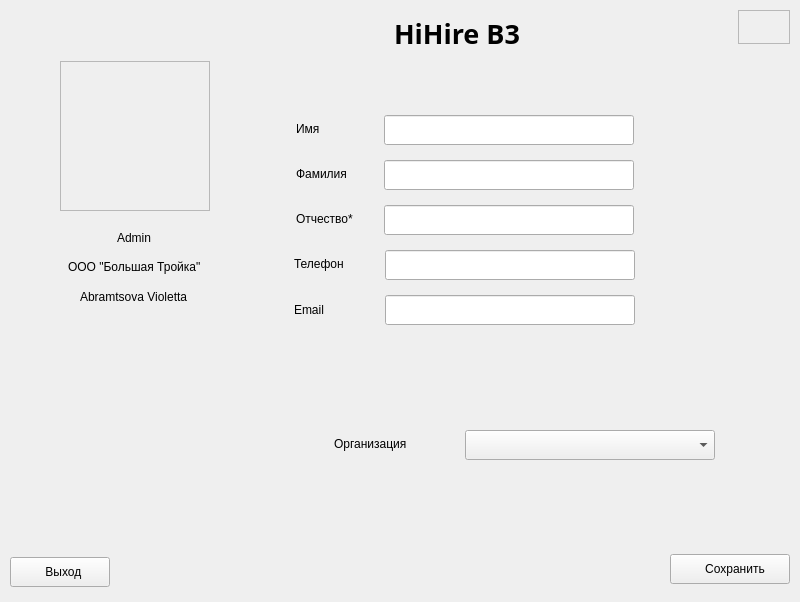
<?xml version="1.0" encoding="UTF-8"?>
<ui version="4.0">
 <class>ProfileWindow</class>
 <widget class="QMainWindow" name="ProfileWindow">
  <property name="enabled">
   <bool>true</bool>
  </property>
  <property name="geometry">
   <rect>
    <x>0</x>
    <y>0</y>
    <width>800</width>
    <height>602</height>
   </rect>
  </property>
  <property name="minimumSize">
   <size>
    <width>800</width>
    <height>0</height>
   </size>
  </property>
  <property name="maximumSize">
   <size>
    <width>800</width>
    <height>16777215</height>
   </size>
  </property>
  <property name="mouseTracking">
   <bool>false</bool>
  </property>
  <property name="windowTitle">
   <string>MainWindow</string>
  </property>
  <property name="styleSheet">
   <string notr="true"/>
  </property>
  <widget class="QWidget" name="centralwidget">
   <property name="minimumSize">
    <size>
     <width>800</width>
     <height>602</height>
    </size>
   </property>
   <property name="maximumSize">
    <size>
     <width>800</width>
     <height>16777215</height>
    </size>
   </property>
   <layout class="QHBoxLayout" name="horizontalLayout">
    <property name="spacing">
     <number>0</number>
    </property>
    <property name="leftMargin">
     <number>10</number>
    </property>
    <property name="topMargin">
     <number>10</number>
    </property>
    <property name="rightMargin">
     <number>10</number>
    </property>
    <property name="bottomMargin">
     <number>10</number>
    </property>
    <item>
     <widget class="QWidget" name="leftMenuP" native="true">
      <property name="minimumSize">
       <size>
        <width>250</width>
        <height>0</height>
       </size>
      </property>
      <property name="maximumSize">
       <size>
        <width>250</width>
        <height>16777215</height>
       </size>
      </property>
      <property name="styleSheet">
       <string notr="true"/>
      </property>
      <layout class="QVBoxLayout" name="verticalLayout">
       <property name="spacing">
        <number>0</number>
       </property>
       <property name="leftMargin">
        <number>0</number>
       </property>
       <property name="topMargin">
        <number>0</number>
       </property>
       <property name="rightMargin">
        <number>0</number>
       </property>
       <property name="bottomMargin">
        <number>5</number>
       </property>
       <item alignment="Qt::AlignLeft|Qt::AlignTop">
        <widget class="QWidget" name="back" native="true">
         <property name="minimumSize">
          <size>
           <width>46</width>
           <height>42</height>
          </size>
         </property>
         <layout class="QVBoxLayout" name="verticalLayout_2">
          <property name="spacing">
           <number>0</number>
          </property>
          <property name="leftMargin">
           <number>1</number>
          </property>
          <property name="topMargin">
           <number>5</number>
          </property>
          <property name="rightMargin">
           <number>0</number>
          </property>
          <property name="bottomMargin">
           <number>5</number>
          </property>
         </layout>
        </widget>
       </item>
       <item>
        <widget class="QWidget" name="widget_4" native="true">
         <layout class="QVBoxLayout" name="verticalLayout_5">
          <item alignment="Qt::AlignHCenter|Qt::AlignVCenter">
           <widget class="QFrame" name="frame">
            <property name="minimumSize">
             <size>
              <width>150</width>
              <height>150</height>
             </size>
            </property>
            <property name="maximumSize">
             <size>
              <width>150</width>
              <height>150</height>
             </size>
            </property>
            <property name="frameShape">
             <enum>QFrame::StyledPanel</enum>
            </property>
            <property name="frameShadow">
             <enum>QFrame::Raised</enum>
            </property>
            <layout class="QVBoxLayout" name="verticalLayout_3">
             <item alignment="Qt::AlignHCenter|Qt::AlignVCenter">
              <widget class="QLabel" name="profilePic">
               <property name="minimumSize">
                <size>
                 <width>140</width>
                 <height>140</height>
                </size>
               </property>
               <property name="maximumSize">
                <size>
                 <width>140</width>
                 <height>140</height>
                </size>
               </property>
               <property name="text">
                <string/>
               </property>
               <property name="scaledContents">
                <bool>false</bool>
               </property>
              </widget>
             </item>
            </layout>
           </widget>
          </item>
          <item alignment="Qt::AlignHCenter">
           <widget class="QWidget" name="widget" native="true">
            <property name="minimumSize">
             <size>
              <width>0</width>
              <height>100</height>
             </size>
            </property>
            <layout class="QVBoxLayout" name="verticalLayout_4">
             <item alignment="Qt::AlignHCenter">
              <widget class="QLabel" name="roleLabel">
               <property name="text">
                <string>Admin</string>
               </property>
              </widget>
             </item>
             <item alignment="Qt::AlignHCenter">
              <widget class="QLabel" name="organizationLabel">
               <property name="text">
                <string>ООО &quot;Большая Тройка&quot;</string>
               </property>
              </widget>
             </item>
             <item alignment="Qt::AlignHCenter">
              <widget class="QLabel" name="fioLabel">
               <property name="text">
                <string>Abramtsova Violetta</string>
               </property>
              </widget>
             </item>
            </layout>
           </widget>
          </item>
          <item>
           <spacer name="verticalSpacer">
            <property name="orientation">
             <enum>Qt::Vertical</enum>
            </property>
            <property name="sizeHint" stdset="0">
             <size>
              <width>20</width>
              <height>40</height>
             </size>
            </property>
           </spacer>
          </item>
         </layout>
        </widget>
       </item>
       <item alignment="Qt::AlignLeft|Qt::AlignBottom">
        <widget class="QWidget" name="widget_2" native="true">
         <property name="minimumSize">
          <size>
           <width>100</width>
           <height>30</height>
          </size>
         </property>
         <property name="maximumSize">
          <size>
           <width>100</width>
           <height>30</height>
          </size>
         </property>
         <layout class="QHBoxLayout" name="horizontalLayout_12">
          <property name="spacing">
           <number>0</number>
          </property>
          <property name="leftMargin">
           <number>0</number>
          </property>
          <property name="topMargin">
           <number>0</number>
          </property>
          <property name="rightMargin">
           <number>0</number>
          </property>
          <property name="bottomMargin">
           <number>0</number>
          </property>
          <item>
           <widget class="QPushButton" name="exitBtn">
            <property name="minimumSize">
             <size>
              <width>100</width>
              <height>30</height>
             </size>
            </property>
            <property name="maximumSize">
             <size>
              <width>100</width>
              <height>30</height>
             </size>
            </property>
            <property name="text">
             <string>    Выход  </string>
            </property>
            <property name="icon">
             <iconset resource="../Qss/icons/_icons.qrc">
              <normaloff>:/feather/icons/feather/log-out.png</normaloff>:/feather/icons/feather/log-out.png</iconset>
            </property>
            <property name="iconSize">
             <size>
              <width>24</width>
              <height>24</height>
             </size>
            </property>
           </widget>
          </item>
         </layout>
        </widget>
       </item>
      </layout>
     </widget>
    </item>
    <item>
     <widget class="QWidget" name="leftBody" native="true">
      <property name="minimumSize">
       <size>
        <width>0</width>
        <height>0</height>
       </size>
      </property>
      <property name="maximumSize">
       <size>
        <width>16777215</width>
        <height>16777215</height>
       </size>
      </property>
      <layout class="QVBoxLayout" name="verticalLayout_10">
       <property name="spacing">
        <number>0</number>
       </property>
       <property name="leftMargin">
        <number>0</number>
       </property>
       <property name="topMargin">
        <number>0</number>
       </property>
       <property name="rightMargin">
        <number>0</number>
       </property>
       <property name="bottomMargin">
        <number>0</number>
       </property>
       <item alignment="Qt::AlignTop">
        <widget class="QWidget" name="headerProfile" native="true">
         <property name="maximumSize">
          <size>
           <width>550</width>
           <height>16777215</height>
          </size>
         </property>
         <property name="styleSheet">
          <string notr="true"/>
         </property>
         <layout class="QHBoxLayout" name="horizontalLayout_7">
          <property name="spacing">
           <number>5</number>
          </property>
          <property name="leftMargin">
           <number>5</number>
          </property>
          <property name="topMargin">
           <number>0</number>
          </property>
          <property name="rightMargin">
           <number>0</number>
          </property>
          <property name="bottomMargin">
           <number>5</number>
          </property>
          <item alignment="Qt::AlignRight">
           <widget class="QWidget" name="logoWidget" native="true">
            <property name="minimumSize">
             <size>
              <width>150</width>
              <height>0</height>
             </size>
            </property>
            <layout class="QHBoxLayout" name="horizontalLayout_11">
             <property name="spacing">
              <number>5</number>
             </property>
             <property name="leftMargin">
              <number>5</number>
             </property>
             <property name="topMargin">
              <number>5</number>
             </property>
             <property name="rightMargin">
              <number>5</number>
             </property>
             <property name="bottomMargin">
              <number>5</number>
             </property>
             <item alignment="Qt::AlignBottom">
              <widget class="QLabel" name="logoPic">
               <property name="maximumSize">
                <size>
                 <width>45</width>
                 <height>45</height>
                </size>
               </property>
               <property name="sizeIncrement">
                <size>
                 <width>0</width>
                 <height>0</height>
                </size>
               </property>
               <property name="text">
                <string/>
               </property>
               <property name="pixmap">
                <pixmap>../Qss/icons/logo.png</pixmap>
               </property>
               <property name="scaledContents">
                <bool>true</bool>
               </property>
               <property name="margin">
                <number>0</number>
               </property>
               <property name="indent">
                <number>-1</number>
               </property>
              </widget>
             </item>
             <item alignment="Qt::AlignLeft|Qt::AlignTop">
              <widget class="QLabel" name="logoName">
               <property name="maximumSize">
                <size>
                 <width>16777215</width>
                 <height>16777215</height>
                </size>
               </property>
               <property name="font">
                <font>
                 <family>Bahnschrift SemiBold</family>
                 <pointsize>20</pointsize>
                 <bold>true</bold>
                </font>
               </property>
               <property name="text">
                <string>HiHire B3</string>
               </property>
               <property name="margin">
                <number>5</number>
               </property>
              </widget>
             </item>
            </layout>
           </widget>
          </item>
          <item alignment="Qt::AlignRight|Qt::AlignTop">
           <widget class="QFrame" name="winBtnsWidgetP">
            <property name="frameShape">
             <enum>QFrame::StyledPanel</enum>
            </property>
            <property name="frameShadow">
             <enum>QFrame::Raised</enum>
            </property>
            <layout class="QHBoxLayout" name="horizontalLayout_8">
             <property name="spacing">
              <number>2</number>
             </property>
             <property name="leftMargin">
              <number>5</number>
             </property>
             <property name="topMargin">
              <number>5</number>
             </property>
             <property name="rightMargin">
              <number>5</number>
             </property>
             <property name="bottomMargin">
              <number>5</number>
             </property>
             <item>
              <widget class="QPushButton" name="closeBtnP">
               <property name="toolTip">
                <string>Закрыть</string>
               </property>
               <property name="text">
                <string/>
               </property>
               <property name="icon">
                <iconset resource="../Qss/icons/_icons.qrc">
                 <normaloff>:/feather/icons/feather/x.png</normaloff>:/feather/icons/feather/x.png</iconset>
               </property>
               <property name="iconSize">
                <size>
                 <width>16</width>
                 <height>16</height>
                </size>
               </property>
               <property name="flat">
                <bool>true</bool>
               </property>
              </widget>
             </item>
            </layout>
           </widget>
          </item>
         </layout>
        </widget>
       </item>
       <item alignment="Qt::AlignTop">
        <widget class="QWidget" name="mainContentsProfile" native="true">
         <property name="sizePolicy">
          <sizepolicy hsizetype="Preferred" vsizetype="Preferred">
           <horstretch>0</horstretch>
           <verstretch>0</verstretch>
          </sizepolicy>
         </property>
         <property name="maximumSize">
          <size>
           <width>16777215</width>
           <height>16777215</height>
          </size>
         </property>
         <layout class="QHBoxLayout" name="horizontalLayout_9">
          <property name="spacing">
           <number>5</number>
          </property>
          <property name="leftMargin">
           <number>5</number>
          </property>
          <property name="topMargin">
           <number>5</number>
          </property>
          <property name="rightMargin">
           <number>5</number>
          </property>
          <property name="bottomMargin">
           <number>5</number>
          </property>
          <item alignment="Qt::AlignVCenter">
           <widget class="QWidget" name="mainProfileCont" native="true">
            <property name="minimumSize">
             <size>
              <width>0</width>
              <height>460</height>
             </size>
            </property>
            <layout class="QVBoxLayout" name="verticalLayout_11">
             <property name="spacing">
              <number>0</number>
             </property>
             <property name="leftMargin">
              <number>20</number>
             </property>
             <property name="topMargin">
              <number>35</number>
             </property>
             <property name="rightMargin">
              <number>0</number>
             </property>
             <property name="bottomMargin">
              <number>65</number>
             </property>
             <item alignment="Qt::AlignLeft">
              <widget class="QWidget" name="firstnameWidget" native="true">
               <property name="minimumSize">
                <size>
                 <width>360</width>
                 <height>45</height>
                </size>
               </property>
               <property name="maximumSize">
                <size>
                 <width>360</width>
                 <height>45</height>
                </size>
               </property>
               <layout class="QHBoxLayout" name="horizontalLayout_2">
                <item>
                 <widget class="QLabel" name="label_5">
                  <property name="minimumSize">
                   <size>
                    <width>80</width>
                    <height>0</height>
                   </size>
                  </property>
                  <property name="maximumSize">
                   <size>
                    <width>80</width>
                    <height>16777215</height>
                   </size>
                  </property>
                  <property name="text">
                   <string>Имя</string>
                  </property>
                 </widget>
                </item>
                <item>
                 <widget class="QLineEdit" name="firstnameLineEdit">
                  <property name="minimumSize">
                   <size>
                    <width>250</width>
                    <height>30</height>
                   </size>
                  </property>
                  <property name="maximumSize">
                   <size>
                    <width>250</width>
                    <height>30</height>
                   </size>
                  </property>
                 </widget>
                </item>
               </layout>
              </widget>
             </item>
             <item alignment="Qt::AlignLeft">
              <widget class="QWidget" name="lastnameWidget" native="true">
               <property name="minimumSize">
                <size>
                 <width>360</width>
                 <height>45</height>
                </size>
               </property>
               <property name="maximumSize">
                <size>
                 <width>360</width>
                 <height>45</height>
                </size>
               </property>
               <layout class="QHBoxLayout" name="horizontalLayout_3">
                <item>
                 <widget class="QLabel" name="label_6">
                  <property name="minimumSize">
                   <size>
                    <width>80</width>
                    <height>0</height>
                   </size>
                  </property>
                  <property name="maximumSize">
                   <size>
                    <width>80</width>
                    <height>16777215</height>
                   </size>
                  </property>
                  <property name="text">
                   <string>Фамилия</string>
                  </property>
                 </widget>
                </item>
                <item>
                 <widget class="QLineEdit" name="lastnameLineEdit">
                  <property name="minimumSize">
                   <size>
                    <width>250</width>
                    <height>30</height>
                   </size>
                  </property>
                  <property name="maximumSize">
                   <size>
                    <width>250</width>
                    <height>30</height>
                   </size>
                  </property>
                 </widget>
                </item>
               </layout>
              </widget>
             </item>
             <item alignment="Qt::AlignLeft">
              <widget class="QWidget" name="patronimicWidget" native="true">
               <property name="minimumSize">
                <size>
                 <width>360</width>
                 <height>45</height>
                </size>
               </property>
               <property name="maximumSize">
                <size>
                 <width>360</width>
                 <height>45</height>
                </size>
               </property>
               <layout class="QHBoxLayout" name="horizontalLayout_5">
                <item>
                 <widget class="QLabel" name="label_7">
                  <property name="minimumSize">
                   <size>
                    <width>80</width>
                    <height>0</height>
                   </size>
                  </property>
                  <property name="maximumSize">
                   <size>
                    <width>80</width>
                    <height>16777215</height>
                   </size>
                  </property>
                  <property name="toolTip">
                   <string>При наличии</string>
                  </property>
                  <property name="text">
                   <string>Отчество*</string>
                  </property>
                 </widget>
                </item>
                <item>
                 <widget class="QLineEdit" name="patronimicLineEdit">
                  <property name="minimumSize">
                   <size>
                    <width>250</width>
                    <height>30</height>
                   </size>
                  </property>
                  <property name="maximumSize">
                   <size>
                    <width>250</width>
                    <height>30</height>
                   </size>
                  </property>
                 </widget>
                </item>
               </layout>
              </widget>
             </item>
             <item alignment="Qt::AlignLeft">
              <widget class="QWidget" name="widget_5" native="true">
               <property name="minimumSize">
                <size>
                 <width>360</width>
                 <height>45</height>
                </size>
               </property>
               <property name="maximumSize">
                <size>
                 <width>360</width>
                 <height>45</height>
                </size>
               </property>
               <layout class="QHBoxLayout" name="horizontalLayout_4">
                <item>
                 <widget class="QLabel" name="label8">
                  <property name="minimumSize">
                   <size>
                    <width>85</width>
                    <height>0</height>
                   </size>
                  </property>
                  <property name="maximumSize">
                   <size>
                    <width>85</width>
                    <height>16777215</height>
                   </size>
                  </property>
                  <property name="sizeIncrement">
                   <size>
                    <width>0</width>
                    <height>0</height>
                   </size>
                  </property>
                  <property name="text">
                   <string>Телефон</string>
                  </property>
                 </widget>
                </item>
                <item>
                 <widget class="QLineEdit" name="phoneLineEdit">
                  <property name="minimumSize">
                   <size>
                    <width>250</width>
                    <height>30</height>
                   </size>
                  </property>
                  <property name="maximumSize">
                   <size>
                    <width>250</width>
                    <height>30</height>
                   </size>
                  </property>
                 </widget>
                </item>
               </layout>
              </widget>
             </item>
             <item alignment="Qt::AlignLeft|Qt::AlignTop">
              <widget class="QWidget" name="widget_6" native="true">
               <property name="minimumSize">
                <size>
                 <width>360</width>
                 <height>45</height>
                </size>
               </property>
               <layout class="QHBoxLayout" name="horizontalLayout_14">
                <item>
                 <widget class="QLabel" name="label_9">
                  <property name="minimumSize">
                   <size>
                    <width>85</width>
                    <height>0</height>
                   </size>
                  </property>
                  <property name="maximumSize">
                   <size>
                    <width>85</width>
                    <height>16777215</height>
                   </size>
                  </property>
                  <property name="text">
                   <string>Email</string>
                  </property>
                 </widget>
                </item>
                <item>
                 <widget class="QLineEdit" name="emailLineEdit">
                  <property name="minimumSize">
                   <size>
                    <width>250</width>
                    <height>30</height>
                   </size>
                  </property>
                  <property name="maximumSize">
                   <size>
                    <width>250</width>
                    <height>30</height>
                   </size>
                  </property>
                 </widget>
                </item>
               </layout>
              </widget>
             </item>
             <item alignment="Qt::AlignLeft">
              <widget class="QWidget" name="orgWidget" native="true">
               <property name="minimumSize">
                <size>
                 <width>480</width>
                 <height>45</height>
                </size>
               </property>
               <property name="maximumSize">
                <size>
                 <width>480</width>
                 <height>45</height>
                </size>
               </property>
               <layout class="QHBoxLayout" name="horizontalLayout_6">
                <item>
                 <widget class="QLabel" name="label_8">
                  <property name="minimumSize">
                   <size>
                    <width>85</width>
                    <height>0</height>
                   </size>
                  </property>
                  <property name="maximumSize">
                   <size>
                    <width>85</width>
                    <height>80</height>
                   </size>
                  </property>
                  <property name="text">
                   <string>Организация</string>
                  </property>
                 </widget>
                </item>
                <item>
                 <widget class="QComboBox" name="organizationComboBox">
                  <property name="minimumSize">
                   <size>
                    <width>250</width>
                    <height>30</height>
                   </size>
                  </property>
                  <property name="maximumSize">
                   <size>
                    <width>250</width>
                    <height>30</height>
                   </size>
                  </property>
                 </widget>
                </item>
               </layout>
              </widget>
             </item>
            </layout>
           </widget>
          </item>
         </layout>
        </widget>
       </item>
       <item alignment="Qt::AlignBottom">
        <widget class="QWidget" name="operationsBtns" native="true">
         <property name="maximumSize">
          <size>
           <width>800</width>
           <height>16777215</height>
          </size>
         </property>
         <layout class="QHBoxLayout" name="horizontalLayout_10">
          <property name="spacing">
           <number>0</number>
          </property>
          <property name="leftMargin">
           <number>0</number>
          </property>
          <property name="topMargin">
           <number>0</number>
          </property>
          <property name="rightMargin">
           <number>0</number>
          </property>
          <property name="bottomMargin">
           <number>0</number>
          </property>
          <item alignment="Qt::AlignRight">
           <widget class="QWidget" name="widget_3" native="true">
            <property name="minimumSize">
             <size>
              <width>120</width>
              <height>45</height>
             </size>
            </property>
            <property name="maximumSize">
             <size>
              <width>120</width>
              <height>45</height>
             </size>
            </property>
            <layout class="QHBoxLayout" name="horizontalLayout_13">
             <property name="spacing">
              <number>0</number>
             </property>
             <property name="leftMargin">
              <number>0</number>
             </property>
             <property name="topMargin">
              <number>0</number>
             </property>
             <property name="rightMargin">
              <number>0</number>
             </property>
             <property name="bottomMargin">
              <number>0</number>
             </property>
             <item>
              <widget class="QPushButton" name="saveBtn">
               <property name="minimumSize">
                <size>
                 <width>120</width>
                 <height>30</height>
                </size>
               </property>
               <property name="maximumSize">
                <size>
                 <width>120</width>
                 <height>30</height>
                </size>
               </property>
               <property name="text">
                <string>   Сохранить</string>
               </property>
               <property name="icon">
                <iconset resource="../Qss/icons/_icons.qrc">
                 <normaloff>:/feather/icons/feather/save.png</normaloff>:/feather/icons/feather/save.png</iconset>
               </property>
               <property name="iconSize">
                <size>
                 <width>24</width>
                 <height>24</height>
                </size>
               </property>
              </widget>
             </item>
            </layout>
           </widget>
          </item>
         </layout>
        </widget>
       </item>
      </layout>
     </widget>
    </item>
   </layout>
  </widget>
 </widget>
 <resources>
  <include location="../Qss/icons/_icons.qrc"/>
 </resources>
 <connections/>
</ui>
